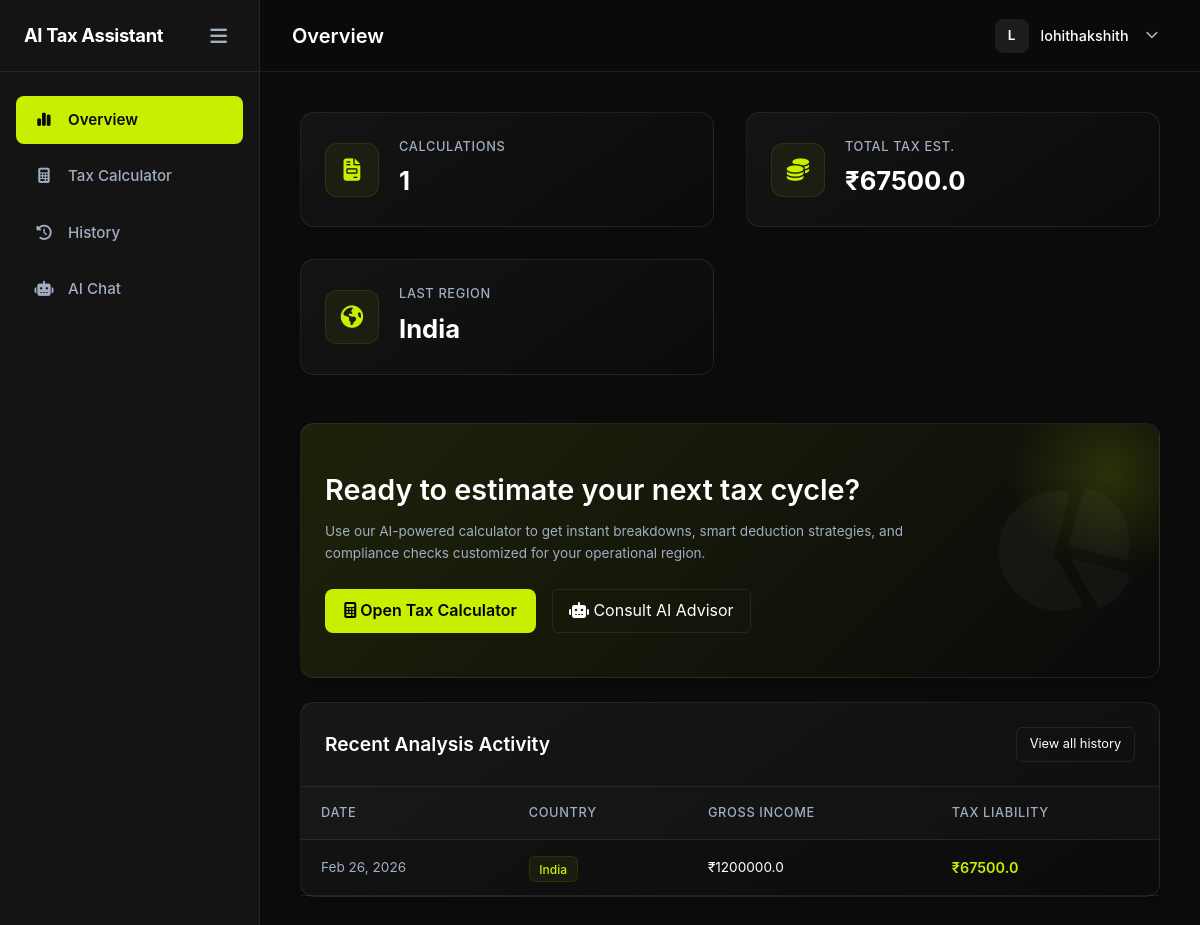
The app's page /dashboard/ (signed in), older data.
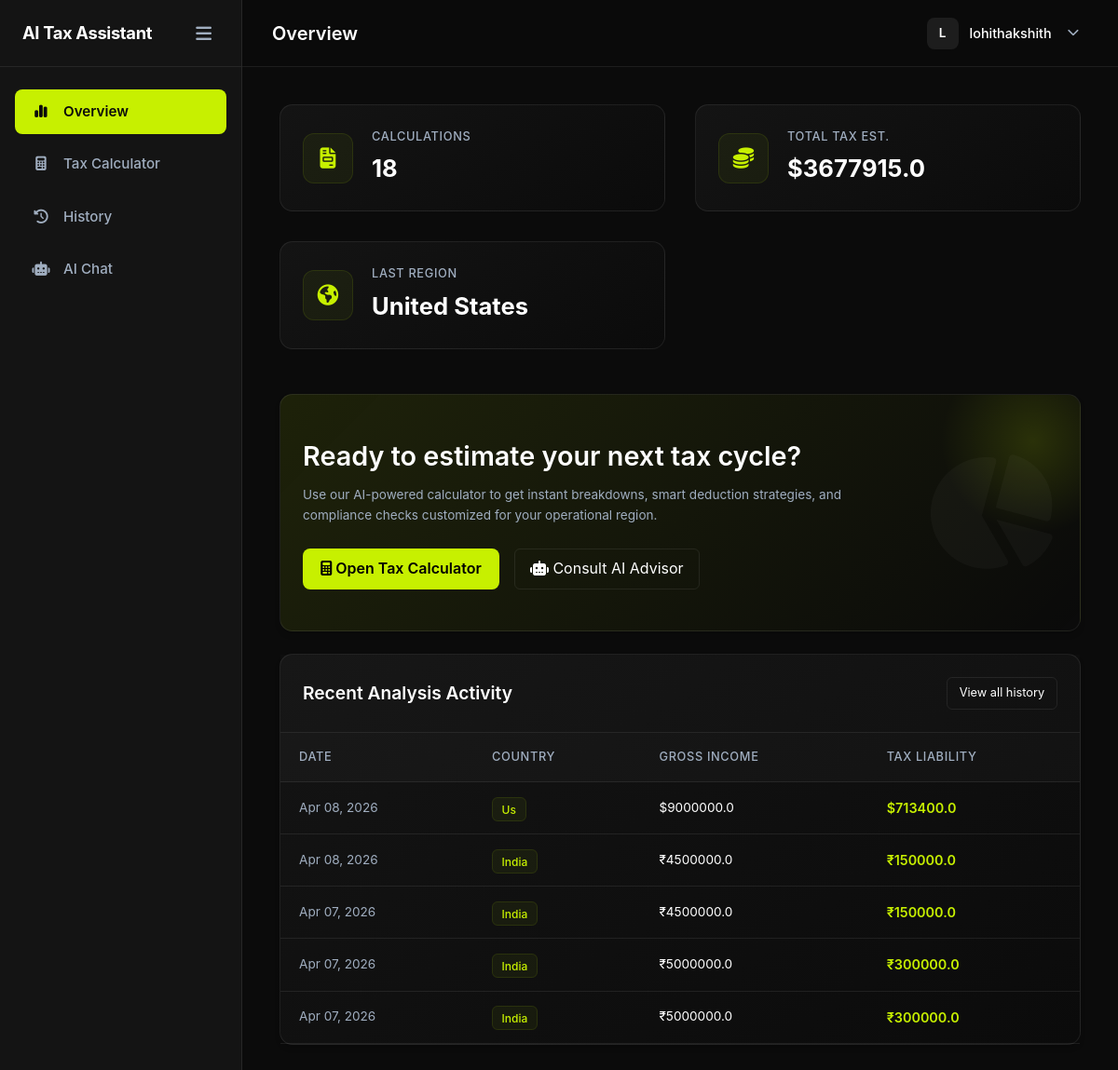
The same page, newer data.
### tax_engine/models.py (models this page shows, shortened)
class TaxCalculation(models.Model):
    user = models.ForeignKey(User, on_delete=models.CASCADE)
    country = models.CharField(max_length=50)
    income = models.FloatField()
    deductions = models.FloatField()
    taxable_income = models.FloatField()
    estimated_tax = models.FloatField()
    created_at = models.DateTimeField(auto_now_add=True)

### dashboard/views.py (the view)
# urls.py: path('dashboard/', views.dashboard_view, name='dashboard'),
@login_required
def dashboard_view(request):
    calculations = TaxCalculation.objects.filter(user=request.user).order_by('-created_at')
    total_tax_paid = sum(calc.estimated_tax for calc in calculations)
    last_country = calculations.first().country if calculations.exists() else "None"
    context = {
        'calculations': calculations[:5], # Only show recent 5 on dash
        'total_calculations': calculations.count(),
        'total_tax_paid': round(total_tax_paid, 2),
        'last_country': last_country,
    }
    return render(request, 'dashboard/dashboard.html', context)

### dashboard/templatetags/tax_tags.py (called while the page is built)
@register.filter
def currency_symbol(country_name):
    if not country_name:
        return "$"
    country = country_name.lower().strip()
    mapping = {
        'india': '₹',
        'us': '$',
        'usa': '$',
        'usd': '$',
        'united states': '$',
        'uk': '£',
        'united kingdom': '£',
        'canada': 'C$',
        'australia': 'A$',
    }
    return mapping.get(country, "$")

@register.filter
def country_display(value):
    mapping = {
        "india": "India",
        "us": "United States",
        "usa": "United States",
        "usd": "United States",
        "uk": "United Kingdom",
        "canada": "Canada",
        "australia": "Australia",
    }
    return mapping.get(value.lower().strip(), value.title())

### templates/dashboard/dashboard.html (shortened to what the changed rows need)
{% extends 'base_app.html' %}
{% load tax_tags %}
{% block page_title %}Overview{% endblock %}
{% block content %}
<div class="dashboard-grid fade-in">
    <div class="stats-container">
        <div class="stat-card">
            <div class="stat-info">
                <span class="stat-label">Calculations</span>
                <span class="stat-value format-number">{{ total_calculations }}</span>
            </div>
        </div>
        <div class="stat-card">
            <div class="stat-info">
                <span class="stat-label">Total Tax Est.</span>
                <span class="stat-value">{{ last_country|currency_symbol }}<span class="format-number">{{ total_tax_paid }}</span></span>
            </div>
        </div>
        <div class="stat-card">
            <div class="stat-info">
                <span class="stat-label">Last Region</span>
                <span class="stat-value">{{ last_country|country_display }}</span>
            </div>
        </div>
    </div>
    <div class="card mt-2 mb-4" style="background: linear-gradient(135deg, rgba(199,240,0,0.1) 0%, rgba(0,0,0,0) 100%); position: relative; overflow: hidden;">
        <div class="flex-between align-center p-4 banner-flex" style="flex-wrap: wrap; gap: 2rem;">
            <div style="flex: 1; min-width: 300px;">
                <h2 class="mb-2 font-weight-bold" style="font-size: 1.8rem;">Ready to estimate your next tax cycle?</h2>
            </div>
        </div>
    </div>
    <div class="card mt-4">
        <div class="card-body p-0">
            {% if calculations %}
            <div class="table-responsive">
                <table class="table table-hover">
                    <thead>
                        <tr>
                            <th>Date</th>
                            <th>Country</th>
                            <th>Gross Income</th>
                            <th>Tax Liability</th>
                        </tr>
                    </thead>
                    <tbody>
                        {% for calc in calculations %}
                        <tr>
                            <td class="text-muted text-sm">{{ calc.created_at|date:"M d, Y" }}</td>
                            <td style="text-transform: capitalize;">
                                <span class="badge" style="background: rgba(199,240,0,0.05); border: 1px solid rgba(199,240,0,0.1); color: var(--accent-neon);">{{ calc.country }}</span>
                            </td>
                            <td class="text-sm">{{ calc.country|currency_symbol }}<span class="format-number">{{ calc.income }}</span></td>
                            <td class="text-accent font-weight-bold">
                                {{ calc.country|currency_symbol }}<span class="format-number">{{ calc.estimated_tax }}</span>
                            </td>
                        </tr>
                        {% endfor %}
                    </tbody>
                </table>
            </div>
            {% else %}
            <div class="empty-state p-5 text-center">
                <p class="text-muted">No calculations yet. Start your first analysis to see data here.</p>
                <a href="{% url 'calculator' %}" class="btn-outline mt-3" style="display: inline-flex;">Calculate Now</a>
            </div>
            {% endif %}
        </div>
    </div>
</div>
{% endblock %}

Row changes from the older to the newer data that the page shows:
no longer on this page (row unchanged): TaxCalculation: country "₹", country "India", created_at "Feb 26, 2026", income "1200000.0", estimated_tax "67500.0"
added TaxCalculation: country "$", country "United States", created_at "Apr 08, 2026", country "Us", income "9000000.0", estimated_tax "713400.0"
added TaxCalculation: created_at "Apr 08, 2026", country "India", country "₹", income "4500000.0", estimated_tax "150000.0"
added TaxCalculation: created_at "Apr 07, 2026", country "India", country "₹", income "4500000.0", estimated_tax "150000.0"
added TaxCalculation: created_at "Apr 07, 2026", country "India", country "₹", income "5000000.0", estimated_tax "300000.0"
added TaxCalculation: created_at "Apr 07, 2026", country "India", country "₹", income "5000000.0", estimated_tax "300000.0"
Text that changed along with them:
{{ total_calculations }}: "1" → "18"
{{ total_tax_paid }}: "67500.0" → "3677915.0"
